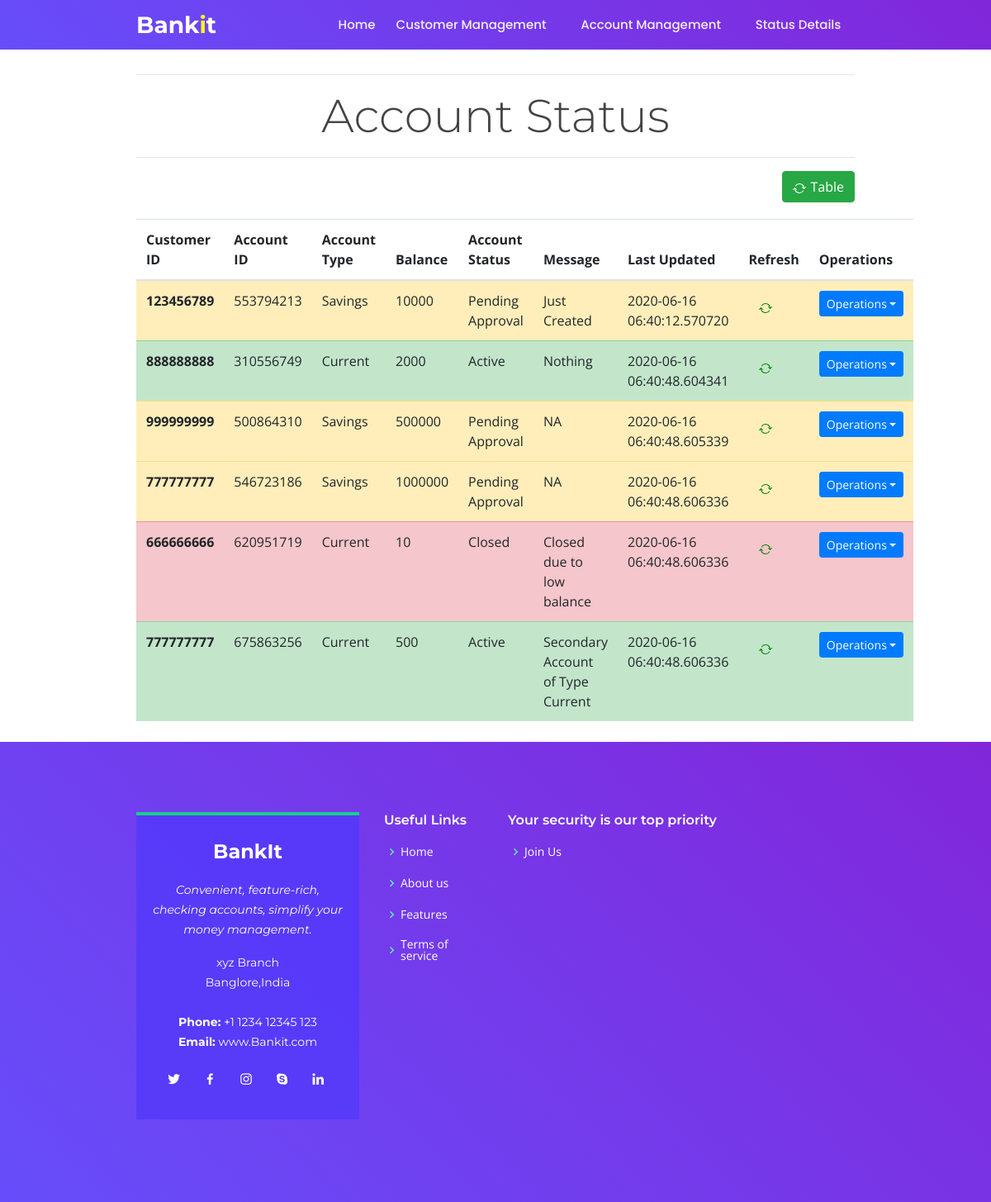
The app's page /AccountStatus, older data.
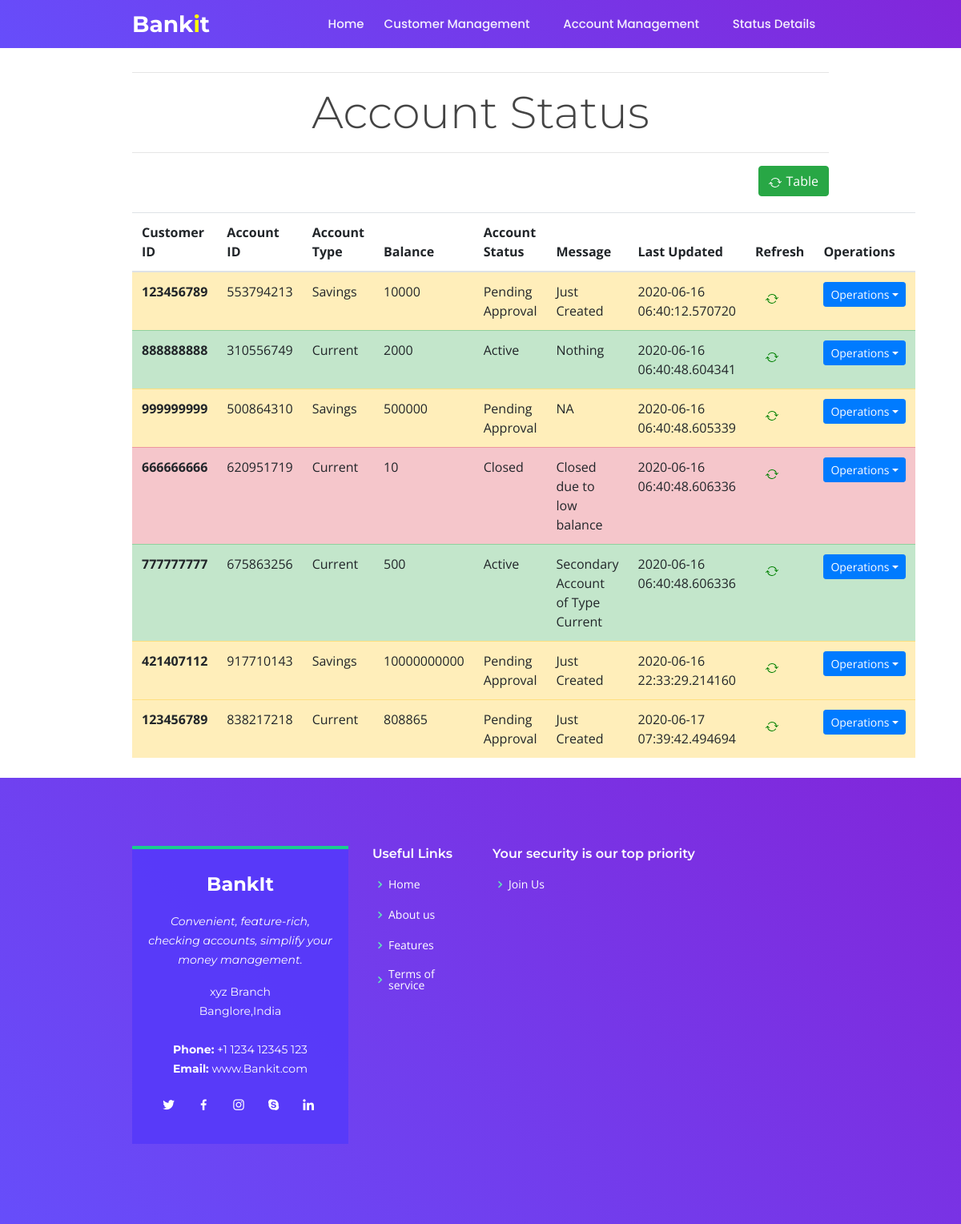
The same page, newer data.
### app.py (models this page shows, shortened)
class Customer(db.Model):
    id = db.Column(db.Integer(), primary_key=True)
    cid = db.Column(db.Integer(), nullable=False)
    ssnid = db.Column(db.Integer(), nullable=False)
    accountId = db.Column(db.Integer(), nullable=False)
    accountBalance = db.Column(db.Integer(), nullable=False)
    account_type = db.Column(db.String(1), nullable=False)
    status = db.Column(db.Text, nullable=False)
    last_updated = db.Column(db.DateTime, nullable=False, default=datetime.utcnow)
    message = db.Column(db.Text, nullable=False)

### app.py (the view)
@app.route('/AccountStatus')
def AccountStatus():
    all_account = Customer.query.all()
    return render_template('account-Status.html', rows=all_account)

### templates/account-Status.html (shortened to what this page needs)
{% extends 'base.html' %}
{% block style %}
<link href="{{ url_for('static', filename='css/main.css') }}" rel="stylesheet">
{% endblock %}
{% block body %}
<div class="container">
    <hr>
    <h1 class="display-4" style="text-align: center;">Account Status</h1>
    <hr>
    <div>
        <button type="button" class="btn btn-success btn-md float-right" style="margin-bottom: 20px;">Table
        </button>
        <div id="tableDiv">
            <table class="table table-hover" id="table">
                <thead>
                    <tr>
                        <th scope="col">Customer ID</th>
                        <th scope="col">Account ID</th>
                        <th scope="col">Account Type</th>
                        <th scope="col">Balance</th>
                        <th scope="col">Account Status</th>
                        <th scope="col">Message</th>
                        <th scope="col">Last Updated</th>
                        <th scope="col">Refresh</th>
                        <th scope="col">Operations</th>
                    </tr>
                </thead>
                <tbody>
                    {% for row in rows %}
                    {% if row.status == "Closed" %}
                    <tr class="table-danger" id="{{ row.id }}">
                        {% elif row.status == "Active" %}
                    <tr class="table-success" id="{{ row.id }}">
                        {% else %}
                    <tr class="table-warning" id="{{ row.id }}">
                        {% endif %}
                        <th scope="row">{{ row.cid }}</th>
                        <td>{{ row.accountId }}</td>
                        {% if row.account_type == 'S' %}
                            <td>Savings</td>
                        {% else %}
                        <td>Current</td>
                        {% endif %}
                        <td>{{ row.accountBalance }}</td>
                        <td>{{ row.status }}</td>
                        <td>{{ row.message }}</td>
                        <td>{{ row.last_updated }}</td>
                        <td><button type="button" class="btn btn-md" onclick="getId('{{ row.id }}')"></button></td>
                        <td>
                            <div class="dropdown">
                                <button class="btn btn-sm btn-primary dropdown-toggle" type="button" id="dropdownMenuButton" data-toggle="dropdown" aria-haspopup="true" aria-expanded="false">
                                Operations</button>
                              </div>
                    </td>
                    </tr>
                    {% endfor %}
                </tbody>
            </table>
        </div>
    </div>
</div>
{% endblock %}

Row changes from the older to the newer data that the page shows:
removed Customer: cid "777777777", accountId "546723186", account_type "Savings", accountBalance "1000000", status "Pending Approval", message "NA", last_updated "2020-06-16 06:40:48.606336"
added Customer: cid "421407112", accountId "917710143", account_type "Savings", accountBalance "10000000000", status "Pending Approval", message "Just Created", last_updated "2020-06-16 22:33:29.214160"
added Customer: cid "123456789", accountId "838217218", account_type "Current", accountBalance "808865", status "Pending Approval", message "Just Created", last_updated "2020-06-17 07:39:42.494694"
